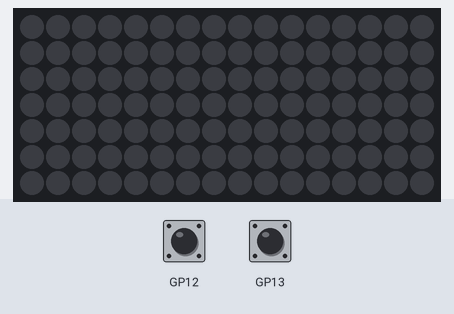
Recording of a program running on a simulated Raspberry Pi Pico running MicroPython. Shown: 16×7 RGB LED matrix. The test bench sets the inputs (shaded band).

Above: at 1.2 s.
1.3 s: button A pressed for 1 s
At 2.8 s:
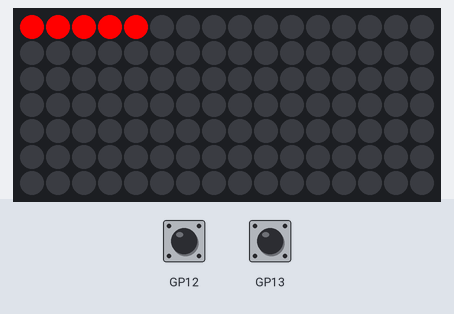
3.8 s: button B pressed for 3.2 s
At 7.8 s:
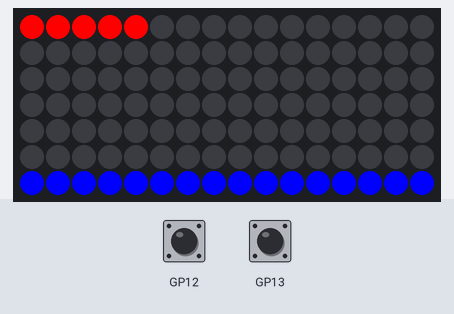
8.5 s: button A pressed for 0.15 s
Timing chart, 0 to 11.5 s (numbered marks = the images above; inputs shaded):
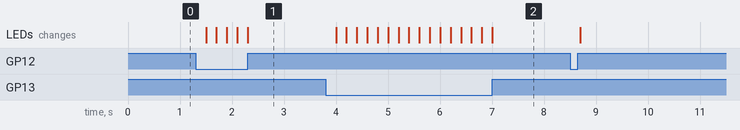

Measured:
- after the input at 1.3 s, the LEDs: first change after 0.20 s (image 1 shows a later state)
- after the input at 3.8 s, the LEDs: first change after 0.20 s (image 2 shows a later state)

The program:

pico_scoreboard_v1.py
```python
from picounicorn import PicoUnicorn
picounicorn = PicoUnicorn()
import time

w = picounicorn.get_width()#16
h = picounicorn.get_height()#7

# Define team scores
team_a_score = 0
team_b_score = 0

def update_scoreboard():
    # Display team A's score
    for i in range(team_a_score):
        picounicorn.set_pixel(i, 0, 255, 0, 0)  # Set pixel color to red (team A)

    # Display team B's score
    for i in range(team_b_score):
        picounicorn.set_pixel(i, 6, 0, 0, 255)  # Set pixel color to blue (team B)

# Main loop
while True:

    # Display the initial scoreboard
    update_scoreboard()

    # Check for button presses to update scores
    if picounicorn.is_pressed(picounicorn.BUTTON_A):
        team_a_score += 1
        time.sleep(0.2)  # Debounce the button press (adjust as needed)

    if picounicorn.is_pressed(picounicorn.BUTTON_B):
        team_b_score += 1
        time.sleep(0.2)  # Debounce the button press (adjust as needed)
```
